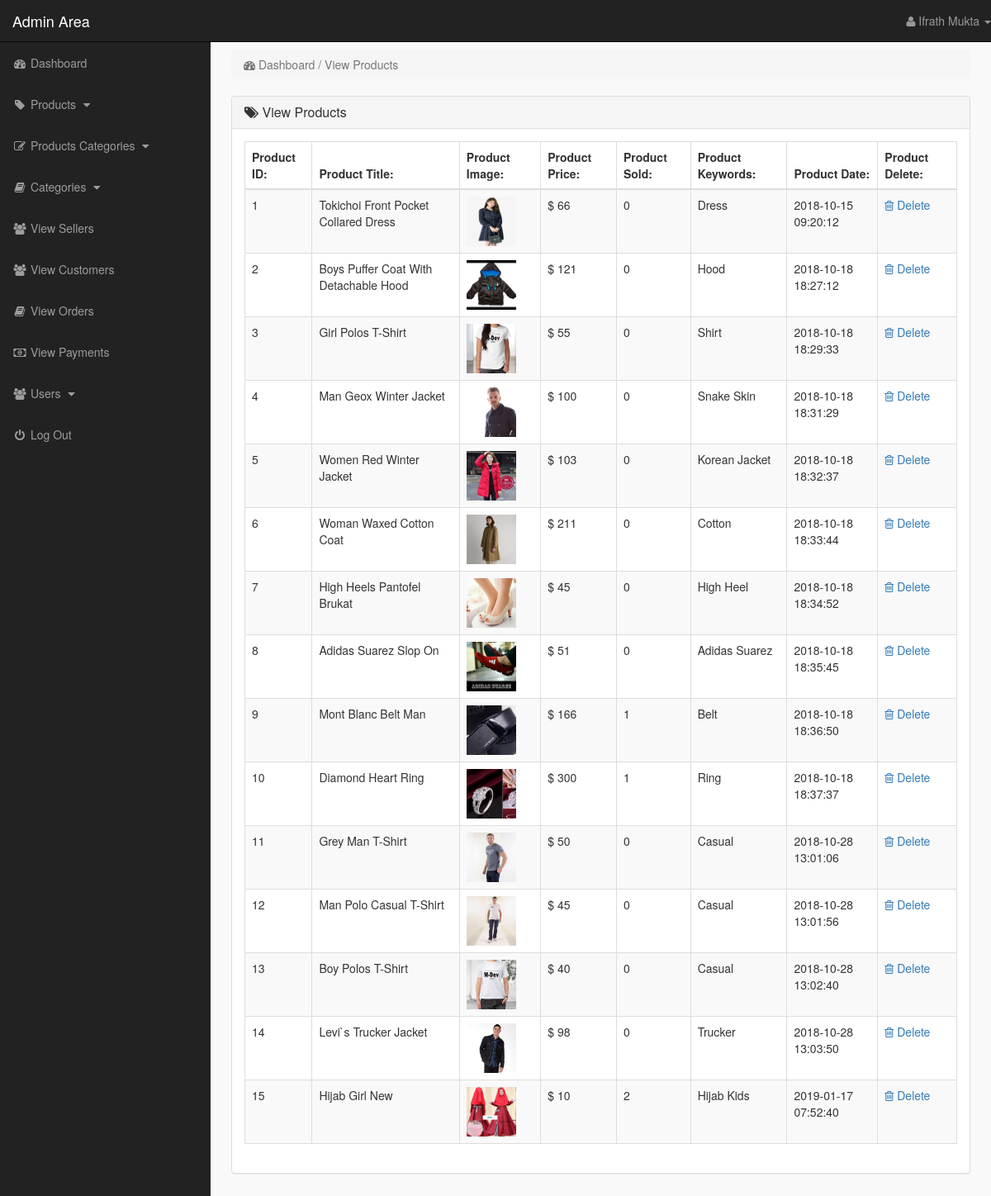
The page /admin_area/index.php?view_products (signed in) on the database as committed earlier.
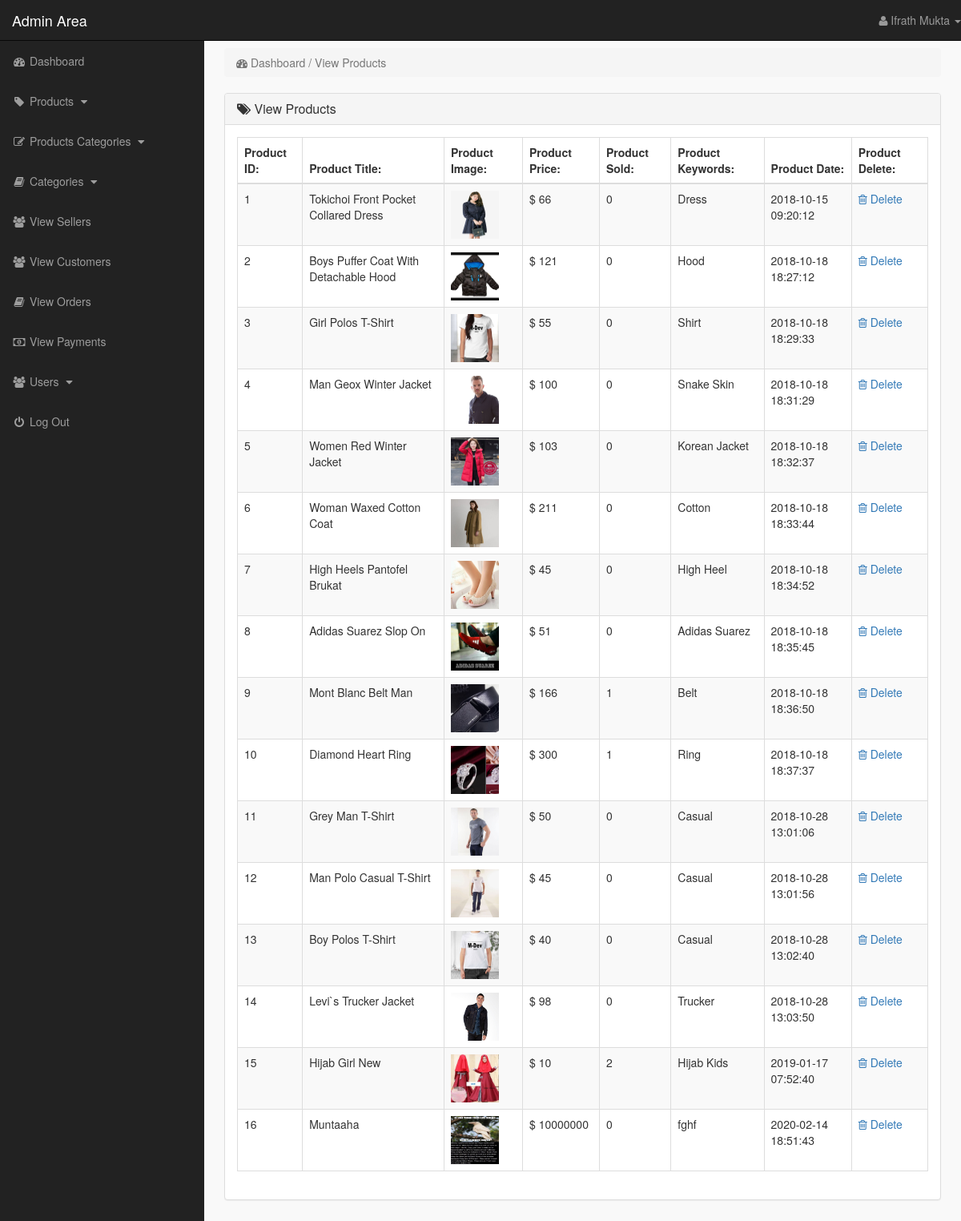
The same page on the database as committed later.
### tables this page shows
CREATE TABLE `products` (
  `product_id` int(10) NOT NULL,
  `p_cat_id` int(10) NOT NULL,
  `cat_id` int(10) NOT NULL,
  `seller` varchar(200) NOT NULL,
  `date` timestamp NOT NULL DEFAULT CURRENT_TIMESTAMP ON UPDATE CURRENT_TIMESTAMP,
  `product_title` text NOT NULL,
  `product_img1` text NOT NULL,
  `product_img2` text NOT NULL,
  `product_img3` text NOT NULL,
  `product_price` int(10) NOT NULL,
  `product_keywords` text NOT NULL,
  `product_desc` text NOT NULL
);

### admin_area/view_products.php (the view)
<?php
    if(!isset($_SESSION['admin_email'])){
        echo "<script>window.open('login.php','_self')</script>";
    }else{
?>
<div class="row">
    <div class="col-lg-12">
        <ol class="breadcrumb">
            <li class="active">
                <i class="fa fa-dashboard"></i> Dashboard / View Products
            </li>
        </ol>
    </div>
</div>
<div class="row">
    <div class="col-lg-12">
        <div class="panel panel-default">
            <div class="panel-heading">
               <h3 class="panel-title">
                   <i class="fa fa-tags"></i>  View Products
               </h3>
            </div>
            <div class="panel-body">
                <div class="table-responsive">
                    <table class="table table-striped table-bordered table-hover">
                        <thead>
                            <tr>
                                <th> Product ID: </th>
                                <th> Product Title: </th>
                                <th> Product Image: </th>
                                <th> Product Price: </th>
                                <th> Product Sold: </th>
                                <th> Product Keywords: </th>
                                <th> Product Date: </th>
                                <th> Product Delete: </th>
                            </tr>
                        </thead>
                        <tbody>
                            <?php
                                $i=0;
                                $get_pro = "select * from products";
                                $run_pro = mysqli_query($con,$get_pro);
                                while($row_pro=mysqli_fetch_array($run_pro)){
                                    $pro_id = $row_pro['product_id'];
                                    $pro_title = $row_pro['product_title'];
                                    $pro_img1 = $row_pro['product_img1'];
                                    $pro_price = $row_pro['product_price'];
                                    $pro_keywords = $row_pro['product_keywords'];
                                    $pro_date = $row_pro['date'];
                                    $i++;
                            ?>
                            <tr>
                                <td> <?php echo $i; ?> </td>
                                <td> <?php echo $pro_title; ?> </td>
                                <td> <img src="product_images/<?php echo $pro_img1; ?>" width="60" height="60"></td>
                                <td> $ <?php echo $pro_price; ?> </td>
                                <td> <?php
                                        $get_sold = "select * from pending_orders where product_id='$pro_id'";
                                        $run_sold = mysqli_query($con,$get_sold);
                                        $count = mysqli_num_rows($run_sold);
                                        echo $count;
                                     ?>
                                </td>
                                <td> <?php echo $pro_keywords; ?> </td>
                                <td> <?php echo $pro_date ?> </td>
                                <td>
                                     <a href="index.php?delete_product=<?php echo $pro_id; ?>">
                                        <i class="fa fa-trash-o"></i> Delete
                                     </a>
                                </td>
                            </tr>
                            <?php } ?>
                        </tbody>
                    </table>
                </div>
            </div>
        </div>
    </div>
</div>
<?php } ?>

### admin_area/index.php (shortened to what this page needs)
<?php
    include("includes/db.php");
    if(!isset($_SESSION['admin_email'])){
        echo "<script>window.open('login.php','_self')</script>";
    }else{
        $admin_session = $_SESSION['admin_email'];
        $get_admin = "select * from admins where admin_email='$admin_session'";
        $run_admin = mysqli_query($con,$get_admin);
        $row_admin = mysqli_fetch_array($run_admin);
        $admin_name = $row_admin['admin_name'];
?>
<!DOCTYPE html>
<html lang="en">
<head>
    <link rel="stylesheet" href="css/bootstrap-337.min.css">
    <link rel="stylesheet" href="font-awsome/css/font-awesome.min.css">
    <link rel="stylesheet" href="css/style.css">
</head>
<body>
    <div id="wrapper">
       <?php include("includes/sidebar.php"); ?>
        <div id="page-wrapper">
            <div class="container-fluid">
                <?php
                    if(isset($_GET['dashboard'])){
                        include("dashboard.php");
                }   if(isset($_GET['insert_product'])){
                        include("insert_product.php");
                }   if(isset($_GET['view_products'])){
                        include("view_products.php");
                }   if(isset($_GET['delete_product'])){
                        include("delete_product.php");
                }   if(isset($_GET['edit_product'])){
                        include("edit_product.php");
                }   if(isset($_GET['insert_p_cat'])){
                        include("insert_p_cat.php");
                }   if(isset($_GET['view_p_cats'])){
                        include("view_p_cats.php");
                }   if(isset($_GET['delete_p_cat'])){
                        include("delete_p_cat.php");
                }   if(isset($_GET['edit_p_cat'])){
                        include("edit_p_cat.php");
                }   if(isset($_GET['insert_cat'])){
                        include("insert_cat.php");
                }   if(isset($_GET['view_cats'])){
                        include("view_cats.php");
                }   if(isset($_GET['edit_cat'])){
                        include("edit_cat.php");
                }   if(isset($_GET['delete_cat'])){
                        include("delete_cat.php");
                }   if(isset($_GET['insert_slide'])){
                        include("insert_slide.php");
                }   if(isset($_GET['view_slides'])){
                        include("view_slides.php");
                }   if(isset($_GET['delete_slide'])){
                        include("delete_slide.php");
                }   if(isset($_GET['edit_slide'])){
                        include("edit_slide.php");
                }   if(isset($_GET['view_customers'])){
                        include("view_customers.php");
                }   if(isset($_GET['delete_customer'])){
                        include("delete_customer.php");
                }   if(isset($_GET['view_orders'])){
                        include("view_orders.php");
                }   if(isset($_GET['delete_order'])){
                        include("delete_order.php");
                }   if(isset($_GET['view_payments'])){
                        include("view_payments.php");
                }   if(isset($_GET['delete_payment'])){
                        include("delete_payment.php");
                }   if(isset($_GET['view_users'])){
                        include("view_users.php");
                }   if(isset($_GET['delete_user'])){
                        include("delete_user.php");
                }   if(isset($_GET['insert_user'])){
                        include("insert_user.php");
                }   if(isset($_GET['user_profile'])){
                        include("user_profile.php");
                }
                ?>
            </div>
        </div>
    </div>
</body>
</html>
<?php } ?>

### admin_area/includes/sidebar.php (shortened to what this page needs)
<?php
    if(!isset($_SESSION['admin_email'])){
        echo "<script>window.open('login.php','_self')</script>";
    }else{
?>
<nav class="navbar navbar-inverse navbar-fixed-top">
    <div class="navbar-header">
        <a href="index.php?dashboard" class="navbar-brand">Admin Area</a>
    </div>
    <ul class="nav navbar-right top-nav">
        <li class="dropdown">
            <a href="#" class="dropdown-toggle" data-toggle="dropdown">
                <i class="fa fa-user"></i> <?php echo $admin_name;  ?> <b class="caret"></b>
            </a>
        </li>
    </ul>
    <div class="collapse navbar-collapse navbar-ex1-collapse">
        <ul class="nav navbar-nav side-nav">
            <li>
                <a href="index.php?dashboard">
                        <i class="fa fa-fw fa-dashboard"></i> Dashboard
                </a>
            </li>
            <li>
                <a href="#" data-toggle="collapse" data-target="#products">
                        <i class="fa fa-fw fa-tag"></i> Products
                        <i class="fa fa-fw fa-caret-down"></i>
                </a>
            </li>
            <li>
                <a href="#" data-toggle="collapse" data-target="#p_cat">
                        <i class="fa fa-fw fa-edit"></i> Products Categories
                        <i class="fa fa-fw fa-caret-down"></i>
                </a>
            </li>
            <li>
                <a href="#" data-toggle="collapse" data-target="#cat">
                        <i class="fa fa-fw fa-book"></i> Categories
                        <i class="fa fa-fw fa-caret-down"></i>
                </a>
            </li>
            <li>
                <a href="index.php?view_sellers">
                    <i class="fa fa-fw fa-users"></i> View Sellers
                </a>
            </li>
            <li>
                <a href="index.php?view_customers">
                    <i class="fa fa-fw fa-users"></i> View Customers
                </a>
            </li>
            <li>
                <a href="index.php?view_orders">
                    <i class="fa fa-fw fa-book"></i> View Orders
                </a>
            </li>
            <li>
                <a href="index.php?view_payments">
                    <i class="fa fa-fw fa-money"></i> View Payments
                </a>
            </li>
            <li>
                <a href="#" data-toggle="collapse" data-target="#users">
                        <i class="fa fa-fw fa-users"></i> Users
                        <i class="fa fa-fw fa-caret-down"></i>
                </a>
            </li>
            <li>
                <a href="logout.php">
                    <i class="fa fa-fw fa-power-off"></i> Log Out
                </a>
            </li>
        </ul>
    </div>
</nav>
<?php } ?>

### admin_area/css/style.css (style rules this page uses)
body { margin-top: 100px; }
#wrapper { padding-left: 0px; }
#page-wrapper { width: 100%; padding: 0; background-color: #f9f9f9; }
@media (min-width: 768px) { body { margin-top: 50px; } }
@media (min-width: 768px) { #wrapper { padding-left: 255px; } }
@media (min-width: 768px) { #page-wrapper { padding: 10px; } }
.top-nav { 0 15px; }
.top-nav>li { float: left; display: inline-block; }
.top-nav>li>a { color: #999999; line-height: 20px; padding-top: 15px; padding-bottom: 15px; }
@media (min-width: 768px) { .side-nav { position: fixed; top: 51px; bottom: 0; width: 255px; overflow-y: auto; overflow-x: hidden; background-color: #222222; padding-bottom: 40px; border-radius: 0; } }
@media (min-width: 768px) { .side-nav>li>a { width: 255px; } }
.panel-body { border-radius: 5px; }

Rows that differ between the two databases and show on the page:
added products: product_title "Muntaaha", product_img1 (picture), product_price "10000000", count "0", product_keywords "fghf", date "2020-02-14 18:51:43"
